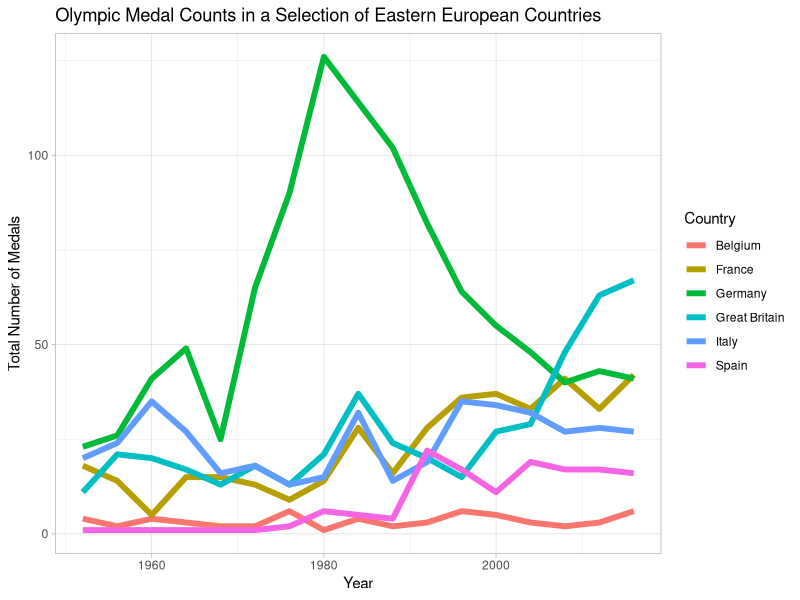

Write the R code that produced this figure.
## ---- chunk 1
library(tidyverse)
## ---- chunk 2
ChickWeight %>%
  as_tibble() %>%
  spread(key = 'Time', value = 'weight') %>%
  rename_at(3:14, ~paste0('Day ', .)) %>%
  head()
## ---- chunk 3
ChickWeight %>%
  as_tibble() %>%
  head()
## ---- chunk 4
ChickWeight %>%
  as_tibble() %>%
  unite("Weight/Time", weight, Time, sep = '/') %>%
  head()
## ---- chunk 5
WorldPhones %>% 
  as_tibble() %>%
  mutate(Year = c(1951, 1956:1961)) %>%
  select(Year, everything())
## ---- chunk 6
WorldPhones %>% 
  as_tibble() %>%
  mutate(Year = c(1951, 1956:1961)) %>%
  select(Year, everything()) %>%
  gather(key = 'Country', value = 'Number of Phones', N.Amer:Mid.Amer) %>%
  head(n = 10)
## ---- chunk 7
stocks <- tibble(
  year = c(2015, 2015, 2016, 2016),
  half = c(1, 2, 1, 2),
  return = c(1.88, 0.59, 0.92, 0.17)
)
stocks %>%
  spread(year, return) %>%
  gather("year", "return", `2015`, `2016`)
## ---- chunk 8
people <- tribble(
  ~name,             ~key,    ~value,
  #-----------------|--------|------
  "Phillip Woods",   "age",       45,
  "Phillip Woods",   "height",   186,
  "Phillip Woods",   "age",       50,
  "Jessica Cordero", "age",       37,
  "Jessica Cordero", "height",   156
)
## ---- chunk 9
preg <- tribble(
  ~pregnant, ~male, ~female,
  "yes",     NA,    10,
  "no",      20,    12
)
## ---- chunk 10
tibble(x = c("a,b,c", "d,e,f,g", "h,i,j")) %>% 
  separate(x, c("one", "two", "three"))

tibble(x = c("a,b,c", "d,e", "f,g,i")) %>% 
  separate(x, c("one", "two", "three"))
## ---- chunk 11
read_csv("data/olympics.csv", col_types = cols()) %>%
  group_by(Team, Year, Medal) %>%
  summarise(Count = n()) %>%
  spread(Medal, Count) %>%
  mutate(Total = sum(Bronze, Silver, Gold, na.rm = TRUE)) %>%
  ggplot(aes(x = Year, y = Total, col = Team)) +
    geom_line(size = 2) +
    theme_light() +
    labs(y = "Total Number of Medals",
         title = "Olympic Medal Counts in a Selection of Eastern European Countries",
         col = "Country")
